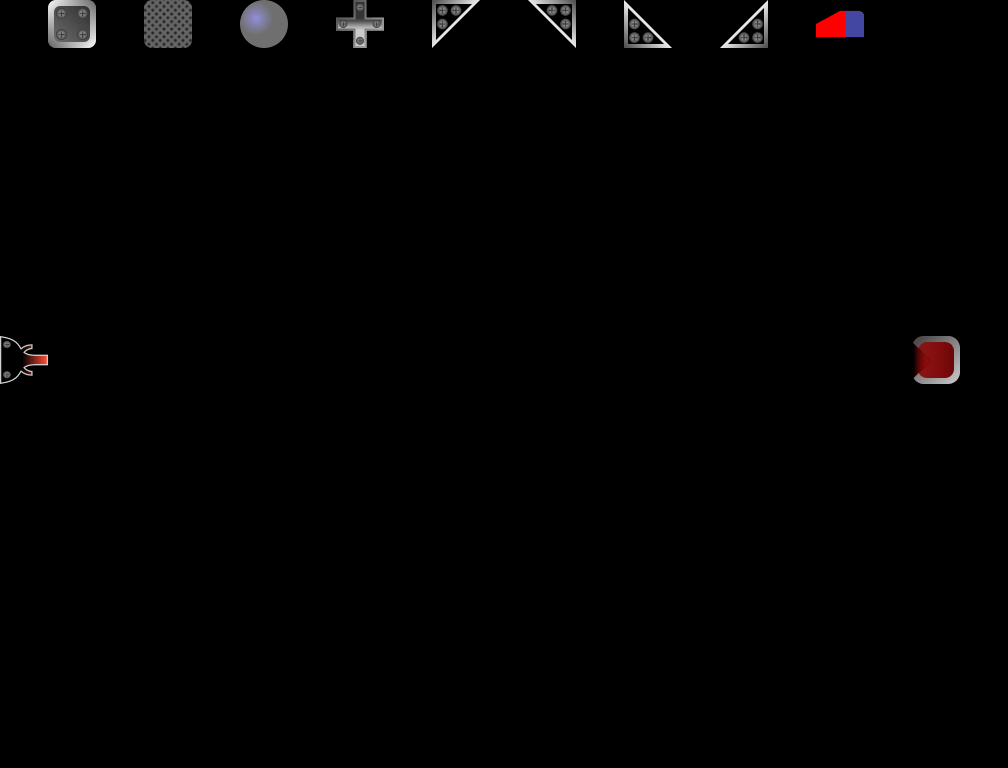

This game map was drawn from its Tiled (.tmx) file and the tilesets committed beside it. A one-line description and the full map source follow:
An orthogonal 21x16 tile map with 48x48 px tiles, 2 tile layers (Blocks, Info), 1 hidden layer not drawn, 1 image layer.

<map version="1.10" tiledversion="1.10.2" orientation="orthogonal" renderorder="right-down" width="21" height="16" tilewidth="48" tileheight="48" infinite="0" nextlayerid="10" nextobjectid="2">
 <editorsettings>
  <export target="../../public/assets/levels/level-21.json" format="json" />
 </editorsettings>
 <tileset firstgid="1" name="tileset" tilewidth="48" tileheight="48" tilecount="18" columns="18">
  <image source="../../public/assets/tileset.png" width="864" height="48" />
  <tile id="0" type="BlockingBlock" />
  <tile id="1" type="Cross" />
  <tile id="2" type="BallMirror" />
  <tile id="3" type="BottomLeftMirror" />
  <tile id="4" type="BottomRightMirror" />
  <tile id="5" type="TopLeftMirror" />
  <tile id="6" type="TopRightMirror" />
  <tile id="7" type="TimedBlock" />
  <tile id="8" type="LaserStartDown" />
  <tile id="9" type="LaserStartLeft" />
  <tile id="10" type="LaserStartRight" />
  <tile id="11" type="LaserStartUp" />
  <tile id="12" type="TargetUp" />
  <tile id="13" type="TargetRight" />
  <tile id="14" type="TargetDown" />
  <tile id="15" type="TargetLeft" />
  <tile id="16" type="ForbiddenBlock" />
  <tile id="17" type="Eraser" />
 </tileset>
 <imagelayer id="9" name="bg" locked="1" opacity="0.5" offsetx="-1.34366" offsety="95.2359">
  <image source="../black.png" width="960" height="576" />
 </imagelayer>
 <layer id="2" name="Blocks" width="21" height="16">
  <data encoding="csv">
0,0,0,0,0,0,0,0,0,0,0,0,0,0,0,0,0,0,0,0,0,
0,0,0,0,0,0,0,0,0,0,0,0,0,0,0,0,0,0,0,0,0,
0,0,0,0,0,0,0,0,0,0,0,0,0,0,0,0,0,0,0,0,0,
0,0,0,0,0,0,0,0,0,0,0,0,0,0,0,0,0,0,0,0,0,
0,0,0,0,0,0,0,0,0,0,0,0,0,0,0,0,0,0,0,0,0,
0,0,0,0,0,0,0,0,0,0,0,0,0,0,0,0,0,0,0,0,0,
0,0,0,0,0,0,0,0,0,0,0,0,0,0,0,0,0,0,0,0,0,
11,0,0,0,0,0,0,0,0,0,0,0,0,0,0,0,0,0,0,16,0,
0,0,0,0,0,0,0,0,0,0,0,0,0,0,0,0,0,0,0,0,0,
0,0,0,0,0,0,0,0,0,0,0,0,0,0,0,0,0,0,0,0,0,
0,0,0,0,0,0,0,0,0,0,0,0,0,0,0,0,0,0,0,0,0,
0,0,0,0,0,0,0,0,0,0,0,0,0,0,0,0,0,0,0,0,0,
0,0,0,0,0,0,0,0,0,0,0,0,0,0,0,0,0,0,0,0,0,
0,0,0,0,0,0,0,0,0,0,0,0,0,0,0,0,0,0,0,0,0,
0,0,0,0,0,0,0,0,0,0,0,0,0,0,0,0,0,0,0,0,0,
0,0,0,0,0,0,0,0,0,0,0,0,0,0,0,0,0,0,0,0,0
</data>
 </layer>
 <layer id="5" name="Info" width="21" height="16" locked="1">
  <properties>
   <property name="BallMirror" type="int" value="2" />
   <property name="BlockingBlock" type="int" value="2" />
   <property name="BottomLeftMirror" type="int" value="2" />
   <property name="BottomRightMirror" type="int" value="2" />
   <property name="Cross" type="int" value="2" />
   <property name="LevelName" value="No Inspiration" />
   <property name="MaxItems" type="int" value="1" />
   <property name="TimedBlock" type="int" value="2" />
   <property name="TopLeftMirror" type="int" value="2" />
   <property name="TopRightMirror" type="int" value="2" />
  </properties>
  <data encoding="csv">
0,1,0,8,0,3,0,2,0,5,0,4,0,7,0,6,0,18,0,0,0,
0,0,0,0,0,0,0,0,0,0,0,0,0,0,0,0,0,0,0,0,0,
0,0,0,0,0,0,0,0,0,0,0,0,0,0,0,0,0,0,0,0,0,
0,0,0,0,0,0,0,0,0,0,0,0,0,0,0,0,0,0,0,0,0,
0,0,0,0,0,0,0,0,0,0,0,0,0,0,0,0,0,0,0,0,0,
0,0,0,0,0,0,0,0,0,0,0,0,0,0,0,0,0,0,0,0,0,
0,0,0,0,0,0,0,0,0,0,0,0,0,0,0,0,0,0,0,0,0,
0,0,0,0,0,0,0,0,0,0,0,0,0,0,0,0,0,0,0,0,0,
0,0,0,0,0,0,0,0,0,0,0,0,0,0,0,0,0,0,0,0,0,
0,0,0,0,0,0,0,0,0,0,0,0,0,0,0,0,0,0,0,0,0,
0,0,0,0,0,0,0,0,0,0,0,0,0,0,0,0,0,0,0,0,0,
0,0,0,0,0,0,0,0,0,0,0,0,0,0,0,0,0,0,0,0,0,
0,0,0,0,0,0,0,0,0,0,0,0,0,0,0,0,0,0,0,0,0,
0,0,0,0,0,0,0,0,0,0,0,0,0,0,0,0,0,0,0,0,0,
0,0,0,0,0,0,0,0,0,0,0,0,0,0,0,0,0,0,0,0,0,
0,0,0,0,0,0,0,0,0,0,0,0,0,0,0,0,0,0,0,0,0
</data>
 </layer>
 <layer id="7" name="SelectionArea" width="21" height="16" visible="0" locked="1">
  <data encoding="csv">
0,0,0,0,0,0,0,0,0,0,0,0,0,0,0,0,0,0,0,0,0,
0,0,0,0,0,0,0,0,0,0,0,0,0,0,0,0,0,0,0,0,0,
8,8,8,8,8,8,8,8,8,8,8,8,8,8,8,8,8,8,8,8,8,
8,8,8,8,8,8,8,8,8,8,8,8,8,8,8,8,8,8,8,8,8,
8,8,8,8,8,8,8,8,8,8,8,8,8,8,8,8,8,8,8,8,8,
8,8,8,8,8,8,8,8,8,8,8,8,8,8,8,8,8,8,8,8,8,
8,8,8,8,8,8,8,8,8,8,8,8,8,8,8,8,8,8,8,8,8,
8,8,8,8,8,8,8,8,8,8,8,8,8,8,8,8,8,8,8,8,8,
8,8,8,8,8,8,8,8,8,8,8,8,8,8,8,8,8,8,8,8,8,
8,8,8,8,8,8,8,8,8,8,8,8,8,8,8,8,8,8,8,8,8,
8,8,8,8,8,8,8,8,8,8,8,8,8,8,8,8,8,8,8,8,8,
8,8,8,8,8,8,8,8,8,8,8,8,8,8,8,8,8,8,8,8,8,
8,8,8,8,8,8,8,8,8,8,8,8,8,8,8,8,8,8,8,8,8,
8,8,8,8,8,8,8,8,8,8,8,8,8,8,8,8,8,8,8,8,8,
0,0,0,0,0,0,0,0,0,0,0,0,0,0,0,0,0,0,0,0,0,
0,0,0,0,0,0,0,0,0,0,0,0,0,0,0,0,0,0,0,0,0
</data>
 </layer>
</map>
